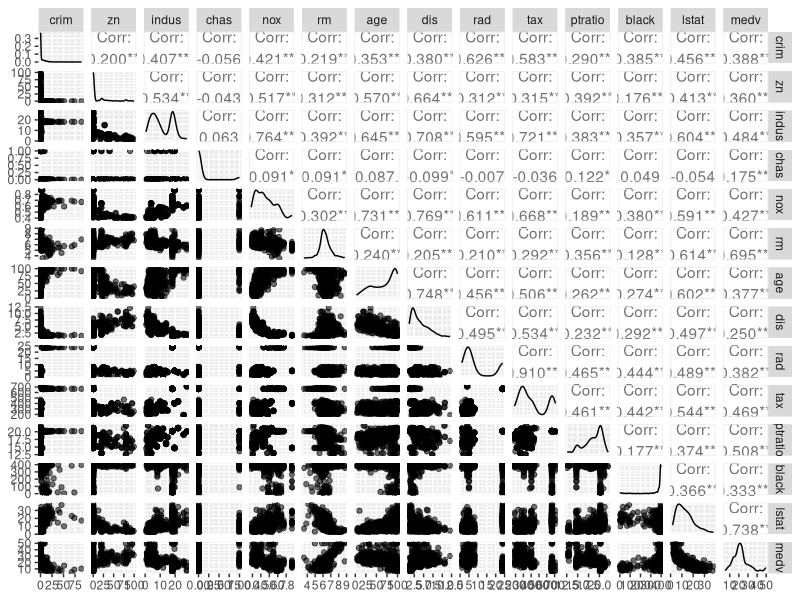
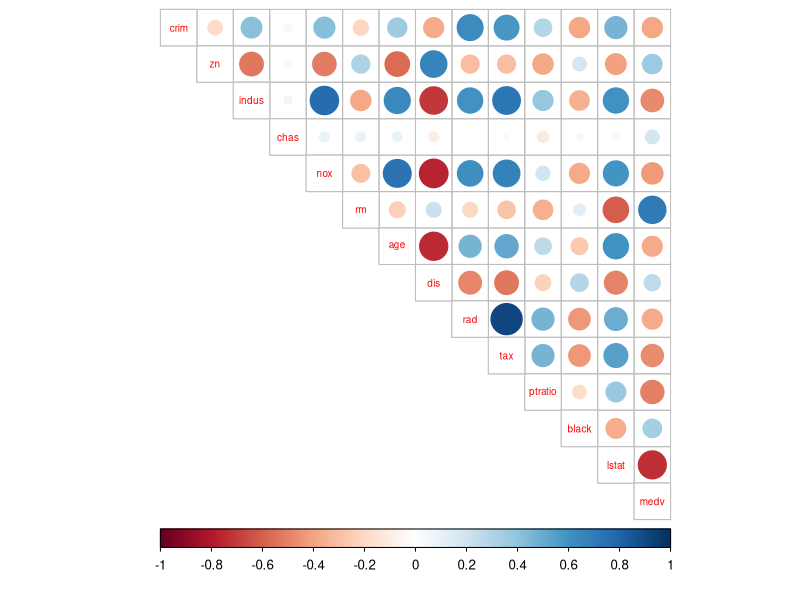

Recreate these plots in R, in order.
## ---- chunk 1
library(MASS)
library(dplyr)
library(GGally)
library(ggplot2)
library(corrplot)
## ---- chunk 2
str(Boston)
dim(Boston)

summary(Boston$crim)

summary(Boston$tax)
## ---- chunk 3
p <- ggpairs(Boston, mapping = aes(alpha = 0.3), lower = list(combo = wrap("facethist", bins = 20)))
p
## ---- chunk 4
cor_matrix <- cor(Boston) %>% round(digits = 2)
cor_matrix
corrplot(cor_matrix, method="circle", type="upper", cl.pos="b", tl.pos="d", tl.cex=0.6)
## ---- chunk 5
myboston_scaled <- scale(Boston)
summary(myboston_scaled)
myboston_scaled <- as.data.frame(myboston_scaled)
## ---- chunk 6
cutoffs <- quantile(myboston_scaled$crim)
labels <- c("low", "mod_low", "mod_high", "high")
crim_cat <- cut(myboston_scaled$crim, breaks=cutoffs, include.lowest = TRUE, label = labels)
table(crim_cat)
## ---- chunk 7
myboston_scaled <- dplyr::select(myboston_scaled, -crim)
myboston_scaled <- data.frame(myboston_scaled, crim_cat)
str(myboston_scaled)
## ---- chunk 8
n <- nrow(myboston_scaled)
eighty_perc <- sample(n, size = n * 0.8)
train <- myboston_scaled[eighty_perc,]
test <- myboston_scaled[-eighty_perc,]
## ---- chunk 9
lda.fit <- lda(crim_cat ~ ., data = train)
lda.fit
